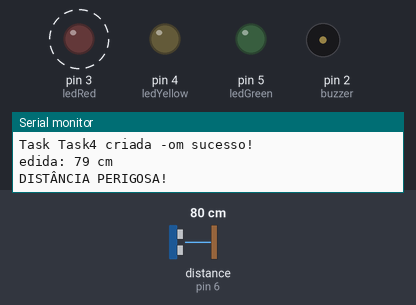
This sketch was run on a simulated Arduino Uno, built with avr-gcc and run on an emulated ATmega328P. Shown: output pins drawn as LEDs (lit = HIGH), buzzer (waves = sounding), the last lines printed to the serial monitor. Wiring (inferred from the names in the program): ultrasonic range finder: trigger pin 7; echo pin 6. Dashed ring = blinking. Inputs (shaded band) come from the test bench; at power-on: distance to the obstacle (sensor on pin 6) 80 cm. The echo pulse lasts 58.3 µs per cm; pins used as bus, display or sensor lines are not drawn.

Above: at 1.2 s.
1.3 s: distance to the obstacle (sensor on pin 6) set to 95 cm
4.9 s: distance to the obstacle (sensor on pin 6) set to 103 cm
At 6.68 s:
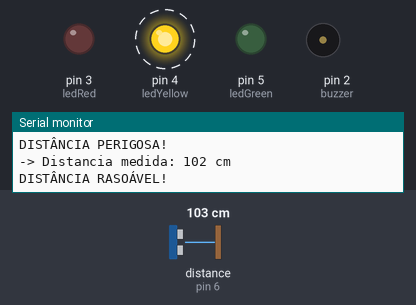
9.9 s: distance to the obstacle (sensor on pin 6) set to 250 cm
At 11.13 s:
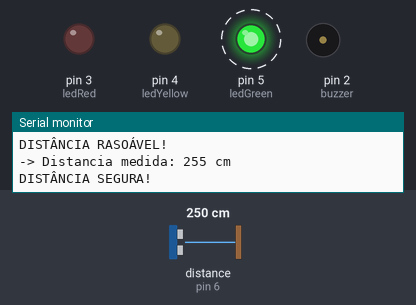
14.9 s: distance to the obstacle (sensor on pin 6) set to 155 cm
18.4 s: distance to the obstacle (sensor on pin 6) set to 149 cm
At 19.5 s:
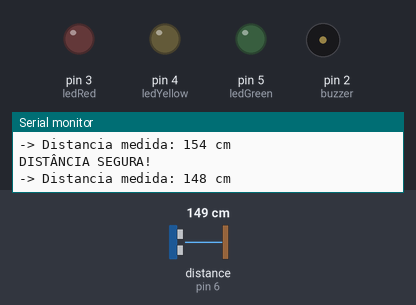
23.4 s: distance to the obstacle (sensor on pin 6) set to 2 cm
At 24.5 s:
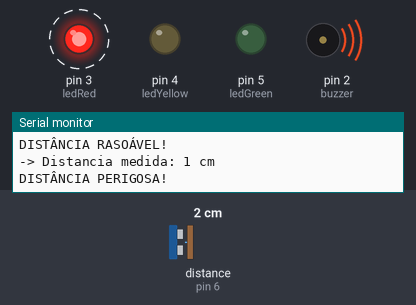
Timing chart, 0 to 29.4 s (numbered marks = the images above; inputs shaded):
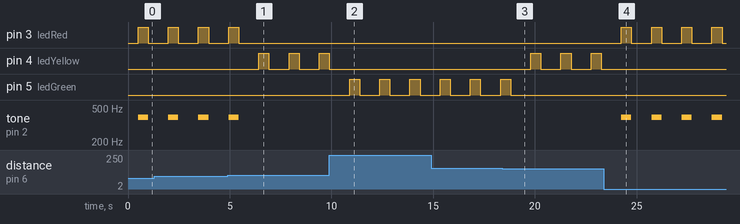

The sketch:

sketch.ino
```cpp
#include <Arduino_FreeRTOS.h>
#include <queue.h>
#include <semphr.h>

//Variáveis globais
int sonarTrigger= 7;
int sonarEcho = 6;
int ledRed = 3;
int ledYellow = 4;
int ledGreen = 5;
int distancia;
int tempo;
int buzzer = 2;

SemaphoreHandle_t xSerialSemaphore;
QueueHandle_t xFila;

//Envia valores para a fila
void Task1( void *pvParametros );
//Verifica se o valor recebido é menor que 100 cm
void Task2( void *pvParametros );
//verifica se o valor recebido é maior que 100 cm e menor que 150 cm
void Task3( void *pvParametros );
//verifica se o valor recebido é maior que 150 cm
void Task4( void *pvParametros );

// Cria as tarefas que vão verificar os valores recebidos
int criarTasks(void)
{
    if(xTaskCreate(Task2,  "Task2",  128, NULL, 2, NULL) == pdPASS)
      Serial.println("Task Task2 criada com sucesso!");
    else
      return 0;

    if(xTaskCreate(Task3,  "Task3",  128, NULL, 2, NULL) == pdPASS)
      Serial.println("Task Task4 criada com sucesso!");
    else
      return 0;

    if(xTaskCreate(Task4, "Task4",  128, NULL, 2, NULL) == pdPASS)
      Serial.println("Task Task4 criada com sucesso!");
    else
      return 0;

    return 1;
}

void setup() {

  pinMode(sonarTrigger, OUTPUT);
  pinMode(ledRed,OUTPUT);
  pinMode(ledYellow,OUTPUT);
  pinMode(ledGreen,OUTPUT);
  pinMode(sonarEcho, INPUT);
  pinMode(buzzer, OUTPUT);
  BaseType_t xRet;
  Serial.begin(9600);

  //Tarefa que enviará os valores lidos pelo sensor para a fila
  //Cada uma das funções de verificação irá analisar os valores na fila
  xTaskCreate(Task1, "Task1",  128, NULL, 1, NULL);

  //Semáforo
  xSerialSemaphore = xSemaphoreCreateMutex();

  if (xSerialSemaphore)
  {
    xFila = xQueueCreate(10, sizeof( int ));
    if(xFila)
    {
      Serial.println("Fila criada com sucesso!");
      if(criarTasks())
      {
          xSemaphoreGive( ( xSerialSemaphore ) );
      }
      else
        Serial.println("Ocorreu erro ao criar as tasks!");
    }
    else
      Serial.println("Ocorreu erro ao criar a fila!");
  }
  else
    Serial.println("Ocorreu erro ao criar o semaforo!");

}

void loop() {
}

void Task1( void *pvParametros )
{
  int Item = 0;
  TickType_t proxTime;
  proxTime = xTaskGetTickCount();

  for( ;; )
  {
    digitalWrite(sonarTrigger,LOW); //Estabiliza o sensor
    delayMicroseconds(2);
     vTaskDelay(2 / portTICK_PERIOD_MS);

    digitalWrite(sonarTrigger, HIGH); //Envia um pulso para ativar
    vTaskDelay(2 / portTICK_PERIOD_MS);
    digitalWrite(sonarTrigger,LOW);

    tempo = pulseIn(sonarEcho, HIGH); //Recebe um pulso
    distancia = tempo/58.2; //Distancia = tempo * velocidade do sensor
    if ( xSemaphoreTake( xSerialSemaphore, portMAX_DELAY ) == pdTRUE )
        {
          Serial.print("-> Distancia medida: ");
          Serial.print(distancia);
          Serial.print(" cm \n");

          xSemaphoreGive( xSerialSemaphore );

        }

    vTaskDelayUntil(&proxTime, (500/portTICK_PERIOD_MS));

    xQueueSendToBack(xFila, &distancia, portMAX_DELAY);

    vTaskDelayUntil(&proxTime, (1000/portTICK_PERIOD_MS));
  }
}

void Task2( void *pvParametros ) {
  int  Item;

  for( ;; )
  {
    xQueuePeek( xFila, &Item, portMAX_DELAY );

    if( Item < 100 )
    {
        xQueueReceive( xFila, &Item, portMAX_DELAY );

        if ( xSemaphoreTake( xSerialSemaphore, portMAX_DELAY ) == pdTRUE )
        {
          Serial.print("DISTÂNCIA PERIGOSA!\n");
          xSemaphoreGive( xSerialSemaphore );

        }
        digitalWrite(ledRed,HIGH);
        //digitalWrite(buzzer,HIGH);
        tone(buzzer,392);
        vTaskDelay( 500 / portTICK_PERIOD_MS );
        digitalWrite(ledRed,LOW);
        digitalWrite(buzzer,LOW);
        noTone(buzzer);

    }
    else
    {
       vTaskDelay(500 / portTICK_PERIOD_MS);
    }
  }
}

void Task3( void *pvParametros ) {
  int  Item;

  for( ;; )
  {
    xQueuePeek( xFila, &Item, portMAX_DELAY );

    if( (Item >= 100)&& (Item <= 150))
    {
        xQueueReceive( xFila, &Item, portMAX_DELAY );

        if ( xSemaphoreTake( xSerialSemaphore, portMAX_DELAY ) == pdTRUE )
        {
          Serial.print("DISTÂNCIA RASOÁVEL!\n");
          xSemaphoreGive( xSerialSemaphore );

        }
         digitalWrite(ledYellow,HIGH);
         vTaskDelay( 500 / portTICK_PERIOD_MS );
         digitalWrite(ledYellow,LOW);
    }
    else
    {
        vTaskDelay(500 / portTICK_PERIOD_MS);
    }
  }
}

void Task4( void *pvParametros ) {

  int  Item;

  while(1)
  {
    xQueuePeek( xFila, &Item, portMAX_DELAY );

    if( Item > 150 )
    {
        xQueueReceive( xFila, &Item, portMAX_DELAY );

        if ( xSemaphoreTake( xSerialSemaphore, portMAX_DELAY ) == pdTRUE )
        {
          Serial.print("DISTÂNCIA SEGURA!\n");
          xSemaphoreGive( xSerialSemaphore );

        }
         digitalWrite(ledGreen,HIGH);
         vTaskDelay( 500 / portTICK_PERIOD_MS );
         digitalWrite(ledGreen,LOW);
    }
    else
    {
        vTaskDelay(500 / portTICK_PERIOD_MS);
    }
  }

}
```

Measured:
- the behaviour switches between 100 and 101 cm on distance to the obstacle (sensor on pin 6) (found by bisection; images 0 and 1)
- the behaviour switches between 152 and 151 cm on distance to the obstacle (sensor on pin 6) (found by bisection; images 2 and 3)
- after the input at 4.9 s, pin 3 (ledRed): goes on until 5.4 s, then stays LOW; pin 4 (ledYellow): alternates HIGH for 0.50 s and LOW for 0.99 s, starting after 1.5 s; tone on pin 2 (buzzer): goes on until 5.4 s, then stays silent
- after the input at 9.9 s, pin 4 (ledYellow): goes on until 9.9 s, then stays LOW; pin 5 (ledGreen): alternates HIGH for 0.50 s and LOW for 0.99 s, starting after 0.99 s
- after the input at 18.4 s, pin 4 (ledYellow): alternates HIGH for 0.50 s and LOW for 0.99 s, starting after 1.4 s; pin 5 (ledGreen): goes on until 18.8 s, then stays LOW
- after the input at 23.4 s, pin 3 (ledRed): alternates HIGH for 0.50 s and LOW for 0.99 s, starting after 0.86 s; pin 4 (ledYellow): stops changing and stays LOW; tone on pin 2 (buzzer): alternates 392 Hz for 0.50 s and silent for 0.99 s, starting after 0.86 s
- by itself, pin 3 (ledRed): alternates HIGH for 0.50 s and LOW for 0.99 s
- by itself, tone on pin 2 (buzzer): alternates 392 Hz for 0.50 s and silent for 0.99 s
